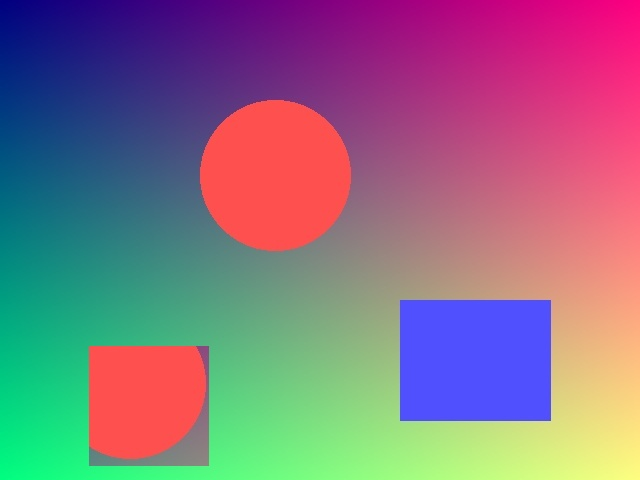
#> input picture dataset/synthetic/scene_a_copymove.jpg, 640 x 480 px; its folder holds 4 pictures in this run
$ python diagnose_cm.py
#> lines starting #> are read from the running program, lines starting #| are printed output that depends on the picture
import os
import cv2
import numpy as np

def diagnose_image(img_name):
#> called with img_name = 'scene_a_copymove'
    base = os.path.dirname(os.path.abspath(__file__))
    img_path = os.path.join(base, "dataset", "synthetic", img_name + ".jpg")
    gt_path = os.path.join(base, "dataset", "synthetic_gt", img_name + ".png")

    img = cv2.imread(img_path)
#> img is the input picture: shape (480, 640, 3); mean B, G, R 130.8, 113.5, 136.8
    if img is None:
        print(f"Cannot read {img_path}")
        return
    gt = cv2.imread(gt_path, cv2.IMREAD_GRAYSCALE)
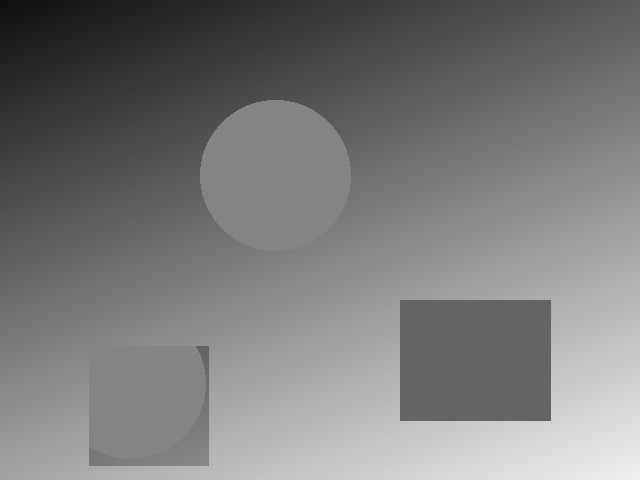
#> gt: shape (480, 640); min 15, max 240, mean 122.4

    h, w = img.shape[:2]
#> h = 480; w = 640
    max_side = max(h, w)
#> max_side = 640
    scale = 1.0
    if max_side > 1000:
        scale = 1000.0 / max_side
        new_w, new_h = int(w * scale), int(h * scale)
        img = cv2.resize(img, (new_w, new_h), interpolation=cv2.INTER_AREA)
        if gt is not None:
            gt = cv2.resize(gt, (new_w, new_h), interpolation=cv2.INTER_NEAREST)
        h, w = new_h, new_w

    gray = cv2.cvtColor(img, cv2.COLOR_BGR2GRAY)
    sift = cv2.SIFT_create()
    kps, des = sift.detectAndCompute(gray, None)
#> kps = 16 keypoints; strongest (x, y, size): (484, 364, 87.9), (547, 417, 6.8), (545, 415, 8.7), (525, 396, 40.5)

    num_kps = len(kps) if kps else 0
#> num_kps = 16
    kps_in_gt = 0
    if gt is not None and kps:
        for kp in kps:
            x, y = int(kp.pt[0]), int(kp.pt[1])
            if 0 <= y < h and 0 <= x < w and gt[y, x] > 127:
                kps_in_gt += 1
#> this loop made 16 passes
#> (kp, x, y) on passes 1 to 12: (keypoint at (90.1, 464.5), size 2.1, 90, 464), (keypoint at (90.1, 464.5), size 2.1, 90, 464), (keypoint at (91.2, 450.9), size 4.4, 91, 450), (keypoint at (96.6, 458), size 12.1, 96, 458), (keypoint at (192.5, 446.3), size 25.5, 192, 446), (keypoint at (198.2, 347.2), size 2.4, 198, 347), (keypoint at (199, 347.6), size 3.3, 198, 347), (keypoint at (203.7, 351), size 8.2, 203, 351), (keypoint at (265.6, 149.4), size 81.6, 265, 149), (keypoint at (269.1, 102), size 3.9, 269, 101), (keypoint at (484.1, 363.7), size 87.9, 484, 363), (keypoint at (524.8, 396.1), size 40.5, 524, 396)
#> after the loop, kps_in_gt = 3

    if des is None or len(kps) < 2:
        print(f"\n--- {img_name} ---")
        print(f"Total SIFT keypoints: {num_kps}")
        print(f"Keypoints in GT patch: {kps_in_gt}")
        print("FAILED: Too few keypoints (< 2)")
        return

    bf = cv2.BFMatcher(cv2.NORM_L2)
    raw_matches = bf.knnMatch(des, des, k=3)
#> raw_matches = 16 matches

    # Try different ratios to see impact
    for ratio in [0.6, 0.7, 0.75, 0.8]:
        good_pairs = []
        for match_group in raw_matches:
            if len(match_group) < 3:
                continue
            m_self, m_best, m_second = match_group[0], match_group[1], match_group[2]
            if m_best.distance < ratio * m_second.distance:
                idx_a = m_best.queryIdx
                idx_b = m_best.trainIdx
                pt_a = kps[idx_a].pt
                pt_b = kps[idx_b].pt
                dist = np.sqrt((pt_a[0] - pt_b[0])**2 + (pt_a[1] - pt_b[1])**2)
                good_pairs.append((idx_a, idx_b, pt_a, pt_b, dist))

        # min_dist filter
        pairs_min_dist_40 = [p for p in good_pairs if p[4] >= 40]
        pairs_min_dist_20 = [p for p in good_pairs if p[4] >= 20]

        # Deduplication
        seen = set()
        unique_40 = []
        for idx_a, idx_b, pt_a, pt_b, d in pairs_min_dist_40:
            key = (min(idx_a, idx_b), max(idx_a, idx_b))
            if key not in seen:
                seen.add(key)
                unique_40.append((pt_a, pt_b))

        # RANSAC on unique_40
        inliers_count = 0
        if len(unique_40) >= 4:
            src = np.array([p[0] for p in unique_40], dtype=np.float32).reshape(-1, 1, 2)
            dst = np.array([p[1] for p in unique_40], dtype=np.float32).reshape(-1, 1, 2)
            _, inliers = cv2.estimateAffinePartial2D(src, dst, method=cv2.RANSAC, ransacReprojThreshold=5.0)
            if inliers is not None:
                inliers_count = int(np.sum(inliers))

        if ratio == 0.6:
            print(f"\n=======================================================")
            print(f"  Diagnosis for: {img_name}")
            print(f"=======================================================")
            print(f"Total SIFT keypoints in image:        {num_kps}")
            print(f"Keypoints inside GT copied patch:     {kps_in_gt}")
            print(f"Total raw knnMatch groups:            {len(raw_matches)}")
            print(f"Matches after ratio=0.6 test:         {len(good_pairs)}")
            print(f"Matches after min_dist>=40 filter:    {len(pairs_min_dist_40)}")
            print(f"Unique pairs (de-duplicated):         {len(unique_40)}")
            print(f"Inliers after RANSAC:                 {inliers_count}")
            print(f"-------------------------------------------------------")
            print(f"Ratio sensitivity comparison:")
        print(f"  ratio={ratio:.2f} -> ratio_test: {len(good_pairs):3d} | dist>=40: {len(pairs_min_dist_40):3d} | unique: {len(unique_40):3d} | inliers: {inliers_count:3d}")
#> this loop made 4 passes
#| Total SIFT keypoints in image:        16
#| Keypoints inside GT copied patch:     3
#| Total raw knnMatch groups:            16

for name in ["scene_a_copymove", "scene_b_copymove", "textured_scene_copymove"]:
    diagnose_image(name)
